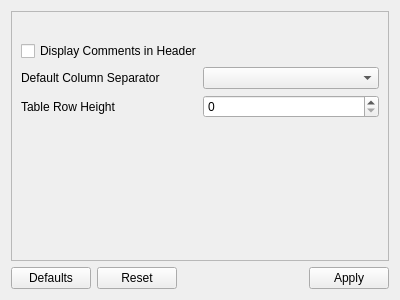
<?xml version="1.0" encoding="UTF-8"?>
<ui version="4.0">
 <class>TableBasicSettings</class>
 <widget class="QWidget" name="TableBasicSettings">
  <property name="geometry">
   <rect>
    <x>0</x>
    <y>0</y>
    <width>400</width>
    <height>300</height>
   </rect>
  </property>
  <property name="windowTitle">
   <string>Form</string>
  </property>
  <layout class="QVBoxLayout" name="verticalLayout_3">
   <item>
    <widget class="QScrollArea" name="scrollArea">
     <property name="widgetResizable">
      <bool>true</bool>
     </property>
     <widget class="QWidget" name="scrollAreaWidgetContents_2">
      <property name="geometry">
       <rect>
        <x>0</x>
        <y>0</y>
        <width>380</width>
        <height>247</height>
       </rect>
      </property>
      <layout class="QVBoxLayout" name="verticalLayout">
       <item>
        <widget class="QLabel" name="titleLabel">
         <property name="text">
          <string/>
         </property>
        </widget>
       </item>
       <item>
        <widget class="QCheckBox" name="commentsCheckBox">
         <property name="text">
          <string>Display Comments in Header</string>
         </property>
        </widget>
       </item>
       <item>
        <layout class="QHBoxLayout" name="horizontalLayout">
         <item>
          <widget class="QLabel" name="columnSeparatorLabel">
           <property name="text">
            <string>Default Column Separator</string>
           </property>
          </widget>
         </item>
         <item>
          <widget class="QComboBox" name="columnSeparatorComboBox"/>
         </item>
        </layout>
       </item>
       <item>
        <layout class="QHBoxLayout" name="horizontalLayout_3">
         <item>
          <widget class="QLabel" name="rowHeightLabel">
           <property name="text">
            <string>Table Row Height</string>
           </property>
          </widget>
         </item>
         <item>
          <widget class="QSpinBox" name="rowHeightSpinBox"/>
         </item>
        </layout>
       </item>
       <item>
        <spacer name="verticalSpacer">
         <property name="orientation">
          <enum>Qt::Vertical</enum>
         </property>
         <property name="sizeHint" stdset="0">
          <size>
           <width>20</width>
           <height>40</height>
          </size>
         </property>
        </spacer>
       </item>
      </layout>
     </widget>
    </widget>
   </item>
   <item>
    <layout class="QHBoxLayout" name="horizontalLayout_2">
     <item>
      <widget class="QPushButton" name="defaultsPushButton">
       <property name="text">
        <string>Defaults</string>
       </property>
      </widget>
     </item>
     <item>
      <widget class="QPushButton" name="resetPushButton">
       <property name="text">
        <string>Reset</string>
       </property>
      </widget>
     </item>
     <item>
      <spacer name="horizontalSpacer">
       <property name="orientation">
        <enum>Qt::Horizontal</enum>
       </property>
       <property name="sizeHint" stdset="0">
        <size>
         <width>40</width>
         <height>20</height>
        </size>
       </property>
      </spacer>
     </item>
     <item>
      <widget class="QPushButton" name="applyPushButton">
       <property name="text">
        <string>Apply</string>
       </property>
      </widget>
     </item>
    </layout>
   </item>
  </layout>
 </widget>
 <resources/>
 <connections/>
</ui>
